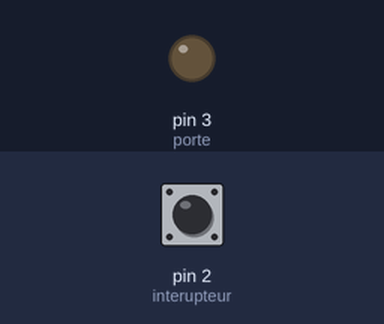
A sketch run on a simulated Arduino Uno, built with avr-gcc and run on an emulated ATmega328P. Parts: output pins drawn as LEDs (lit = HIGH). Dashed ring = blinking. The inputs (shaded band) are chosen by the test bench; at power-on: pin 2 (interupteur) HIGH.

Above: at 1.2 s.
1.3 s: pin 2 (interupteur) pulled LOW for 3.2 s
At 3.1 s:
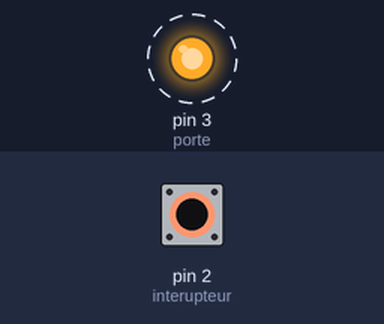
6.8 s: pin 2 (interupteur) pulled LOW for 0.15 s
At 8.5 s:
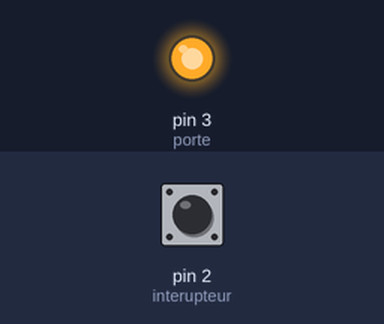
9.3 s: pin 2 (interupteur) pulled LOW for 1 s
At 11.6 s:
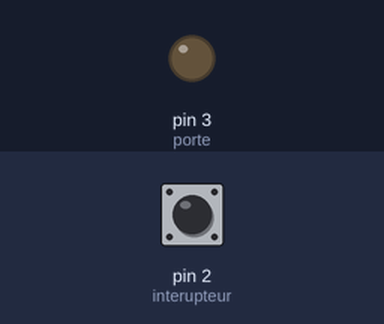
Timing chart, 0 to 13.1 s (numbered marks = the images above; inputs shaded):
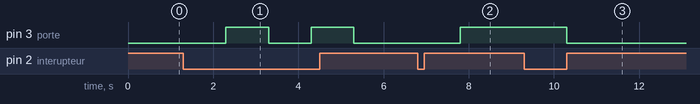

The sketch:

porte_1.ino
```cpp
#include <Wire.h>

#define SLAVE_ADDRESS 0x12

int interupteur = 2;
int porte = 3;
bool etat_porte = false;
int x = 0;

void setup() {
  Wire.begin(SLAVE_ADDRESS);
  Wire.onReceive(receiveData);
  Wire.onRequest(sendData);

  pinMode(interupteur, INPUT);
  pinMode(porte, OUTPUT);
}

void loop() {
  if (digitalRead(interupteur) == 0){
     etat_porte = (etat_porte)? false : true;
     delay(1000);
  }
  digitalWrite(3, etat_porte);
}

void receiveData(int byteCount){

  x = Wire.read();    // receive byte as an integer
  etat_porte = x;

}

void sendData(){
//  Wire.write();
}
```

Measured:
- after the input at 1.3 s, pin 3 (porte): alternates HIGH for 1.0 s and LOW for 1.0 s, starting after 1.0 s
- after the input at 6.8 s, pin 3 (porte): LOW → HIGH after 1.0 s
- after the input at 9.3 s, pin 3 (porte): HIGH → LOW after 1.0 s
